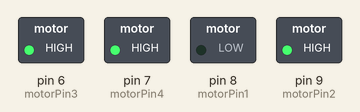
The sketch below on a simulated Arduino Uno, built with avr-gcc and run on an emulated ATmega328P. Parts: switched loads named in the sketch (green lamp = pin HIGH).

Above: at 0.1 s.
At 10.1 s:
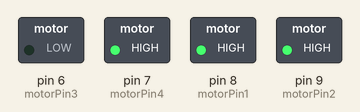
At 19.1 s:
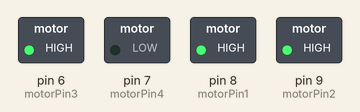
At 20.1 s:
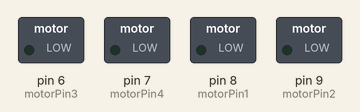
At 39.1 s:
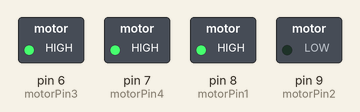
Timing chart, 0 to 40.0 s (numbered marks = the images above):
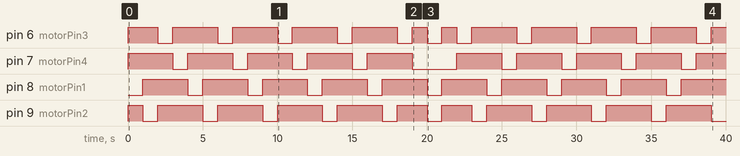

The sketch:

stepper_final_2.ino
```cpp
int motorPin1 = 8;
int motorPin2 = 9;
int motorPin3 = 6;
int motorPin4 = 7;
int i=1;
int j=5;
int delayms = 1000;
void setup() {
  Serial.begin(9600);
  pinMode(motorPin1, OUTPUT);
  pinMode(motorPin2, OUTPUT);
  pinMode(motorPin3, OUTPUT);
  pinMode(motorPin4, OUTPUT);
}
void loop(){
  moveforward();
  movebackward();
}
void moveforward(){
  while(i<=5)
  {
  digitalWrite(motorPin1,LOW );
  digitalWrite(motorPin2, HIGH);
  digitalWrite(motorPin3, HIGH);
  digitalWrite(motorPin4, HIGH);
  delay(delayms);
  digitalWrite(motorPin1, HIGH);
  digitalWrite(motorPin2, LOW);
  digitalWrite(motorPin3, HIGH);
  digitalWrite(motorPin4, HIGH);
  delay(delayms);
  digitalWrite(motorPin1, HIGH);
  digitalWrite(motorPin2, HIGH);
  digitalWrite(motorPin3, LOW);
  digitalWrite(motorPin4, HIGH);
  delay(delayms);
  digitalWrite(motorPin1, HIGH);
  digitalWrite(motorPin2, HIGH);
  digitalWrite(motorPin3, HIGH);
  digitalWrite(motorPin4, LOW);
  delay(delayms);

i++;
       }
  digitalWrite(motorPin1,LOW );
  digitalWrite(motorPin2, LOW);
  digitalWrite(motorPin3, LOW);
  digitalWrite(motorPin4, LOW);
  delay(delayms);
}
void movebackward(){
  while(j>0){
  digitalWrite(motorPin1, HIGH);
  digitalWrite(motorPin2, HIGH);
  digitalWrite(motorPin3, HIGH);
  digitalWrite(motorPin4, LOW);
  delay(delayms);
  digitalWrite(motorPin1, HIGH);
  digitalWrite(motorPin2, HIGH);
  digitalWrite(motorPin3, LOW);
  digitalWrite(motorPin4, HIGH);
  delay(delayms);
  digitalWrite(motorPin1, HIGH);
  digitalWrite(motorPin2, LOW);
  digitalWrite(motorPin3, HIGH);
  digitalWrite(motorPin4, HIGH);
  delay(delayms);
  digitalWrite(motorPin1,LOW );
  digitalWrite(motorPin2, HIGH);
  digitalWrite(motorPin3, HIGH);
  digitalWrite(motorPin4, HIGH);
  delay(delayms);

  j--;
  }
  digitalWrite(motorPin1,LOW );
  digitalWrite(motorPin2, LOW);
  digitalWrite(motorPin3, LOW);
  digitalWrite(motorPin4, LOW);
  delay(delayms);
}
```

Measured:
- by itself, pin 6 (motorPin3): LOW → HIGH at 0.00 s, → LOW 2.0 s later, → HIGH 1.0 s later, → LOW 3.0 s later, … (23 changes in this stretch)
- by itself, pin 7 (motorPin4): goes 4 × (HIGH 3.0 s, LOW 1.0 s), HIGH 3.0 s, LOW 3.0 s, 4 × (HIGH 3.0 s, LOW 1.0 s), then HIGH
- by itself, pin 8 (motorPin1): alternates HIGH for 3.0 s and LOW for 1.0 s
- by itself, pin 9 (motorPin2): LOW → HIGH at 0.00 s, → LOW 1.0 s later, → HIGH 1.0 s later, → LOW 3.0 s later, … (22 changes in this stretch)
